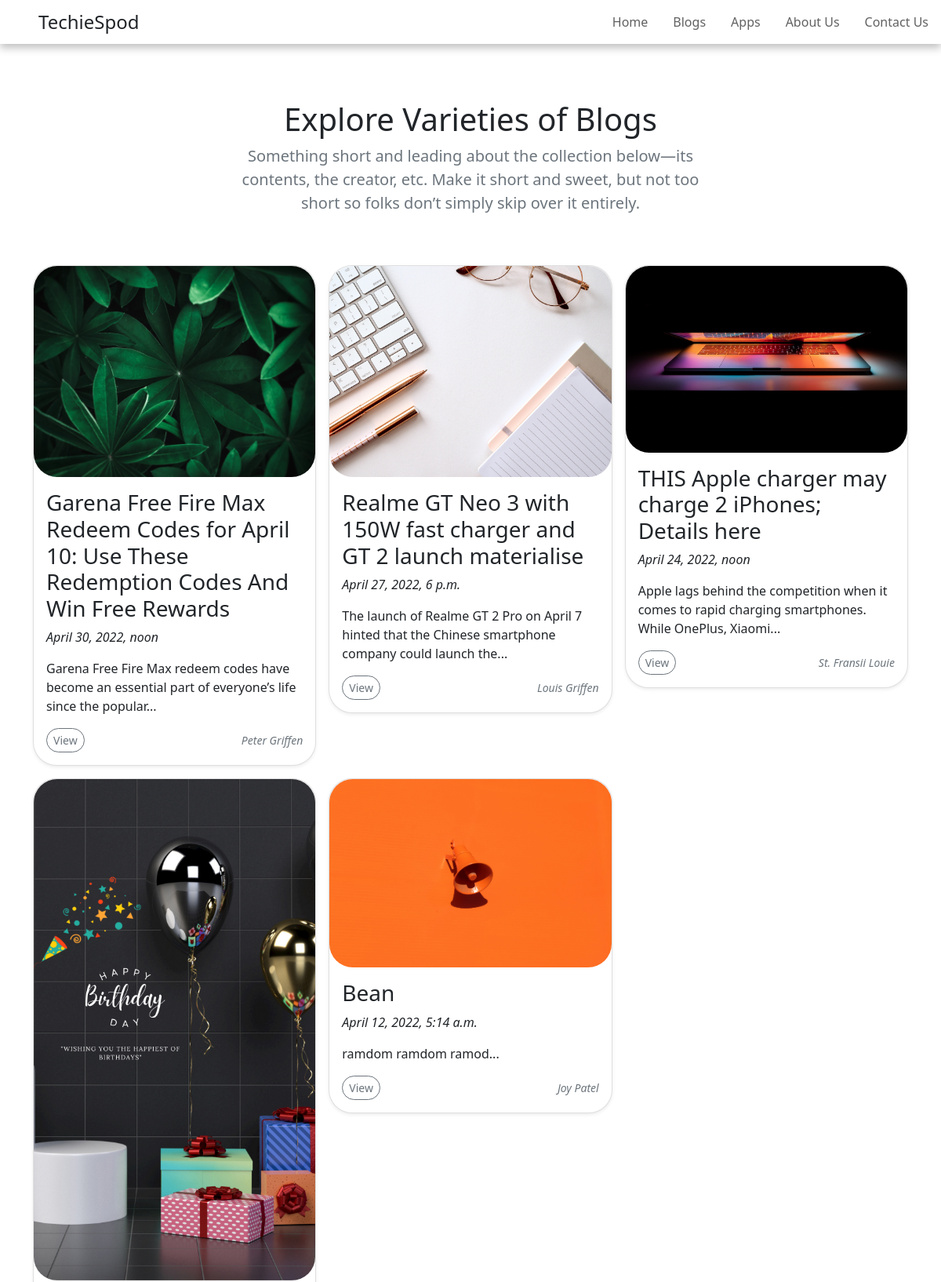
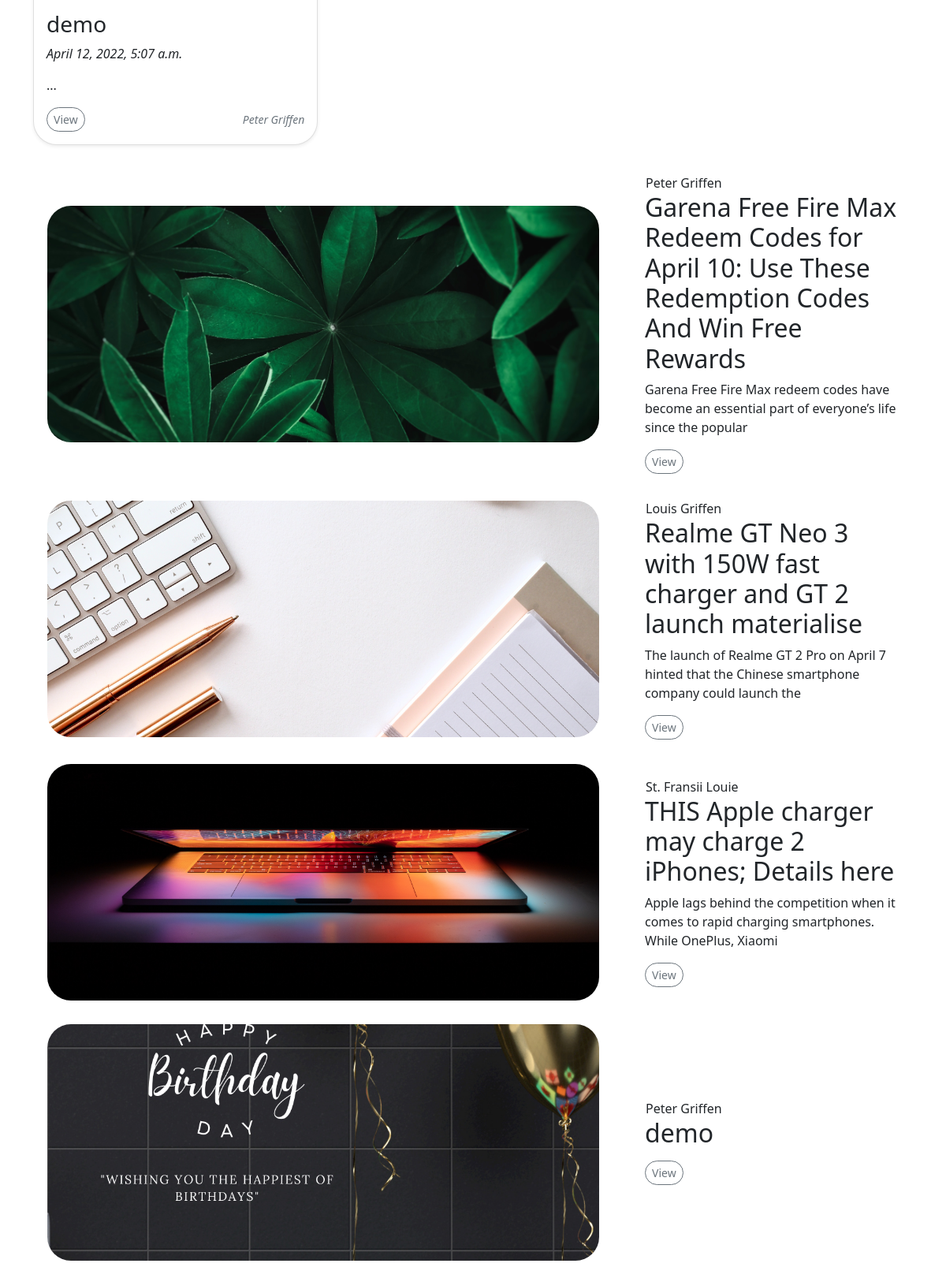
The app's page /events (upper part) with its own data (2 pictures, top to bottom).
### events/models.py (models this page shows)
class Event(models.Model):
    name = models.CharField('Event Name', max_length=120)
    event_data = models.DateTimeField('Event Date', auto_now_add=True)
    image = models.ImageField(upload_to='images', blank=True, null=True)
    imgsrc = models.CharField('Image Source', max_length=120, blank=True, null=True)
    venue = models.ForeignKey(Venue, blank=True, null=True, on_delete=models.CASCADE)
    manager = models.CharField('Event Manager', max_length=120)
    description = RichTextField(blank=True, null=True)
    small_des = models.TextField(blank=True)
    attendees = models.ManyToManyField(MyClubUser, blank=True)
    def __str__(self):
        return self.name

### events/views.py (the view)
# urls.py: path('events', views.all_events, name='list-events'),
def all_events(request):
    name = 'MyClub'
    events_list = Event.objects.all()
    return render(request, 'events/events_list.html',{
        'name' : name,
        'events_list' : events_list,
    })

### events/templates/events/events_list.html (shortened to what this page needs)
{% extends 'events/base.html' %}
{% block content %}
<html lang="en" xmlns="http://www.w3.org/1999/html">
<head>
</head>
<body>
<center>
<div class="row py-lg-5">
      <div class="col-lg-6 col-md-8 mx-auto">
        <h1 class="fw-light">Explore Varieties of Blogs</h1>
        <p class="lead text-muted">Something short and leading about the collection below—its contents, the creator, etc. Make it short and sweet, but not too short so folks don’t simply skip over it entirely.</p>
      </div>
    </div>
</center>
<div class="container">
         <div  class="row row-cols-1 row-cols-sm-2 row-cols-md-3 g-3"    style="padding-bottom : 20px;">
{% for event in events_list %}
        <div class="col">
          <div class="card shadow-sm" style=" border-radius:30px;">
              {% if event.image %}
             <img style=" border-radius:30px;" src="{{event.image.url}}"
             />
{% endif %}
            <div class="card-body">
                <h3>{{event}}</h3>
                <p><i>{{event.event_data}}</i></p>
              <p class="card-text">{{event.small_des|slice:":100"}}...</p>
              <div class="d-flex justify-content-between align-items-center">
                  <a class="stretched-link" href=" {% url 'show-event' event.id %} "><button type="button" style=" border-radius:30px;" class="btn btn-sm btn-outline-secondary">View</button>
                  </a>
                <small class="text-muted"><i>{{event.manager}}</i></small>
              </div>
            </div>
          </div>
        </div>
             {% endfor %}
</div>
<div class="card card-flush " style="border:0px;">
  <div class="row align-items-md-center">
      {% for event in events_list %}
    <div class="col-md-8" style="padding:15px;">
        <center>
     {% if event.image %}
             <img class="card-img" style=" border-radius:30px;object-fit: cover;width: 700px;
  height: 300px;" src="{{event.image.url}}"
             />
{% endif %}
            </center>
    </div>
    <div class="col-md-4" >
      <div class="card-body" style="">
        <span class="card-subtitle">{{ event.manager }}</span>
        <h2 class="card-title">{{ event }}</h2>
        <p class="card-text">{{ event.small_des|slice:":100" }}</p>
         <a href=" {% url 'show-event' event.id %} "><button type="button" style=" border-radius:30px;" class="btn btn-sm btn-outline-secondary">View</button>
                  </a>
      </div>
    </div>
      {% endfor %}
  </div>
</div>
</div>
</body>
</html>
{% endblock %}

### events/templates/events/navbar.html (style rules this page uses)
span { padding:1px; border-radius: 9px; }

### records on screen
Event: image (picture), name "Garena Free Fire Max Redeem Codes for April 10: Use These Redemption Codes And Win Free Rewards", event_data "April 30, 2022, noon", small_des "Garena Free Fire Max redeem codes have become an essential part of everyone’s life since the popular", manager "Peter Griffen"
Event: image (picture), name "Realme GT Neo 3 with 150W fast charger and GT 2 launch materialise", event_data "April 27, 2022, 6 p.m.", small_des "The launch of Realme GT 2 Pro on April 7 hinted that the Chinese smartphone company could launch the", manager "Louis Griffen"
Event: image (picture), name "THIS Apple charger may charge 2 iPhones; Details here", event_data "April 24, 2022, noon", small_des "Apple lags behind the competition when it comes to rapid charging smartphones. While OnePlus, Xiaomi", manager "St. Fransii Louie"
Event: image (picture), name "demo", event_data "April 12, 2022, 5:07 a.m.", manager "Peter Griffen"
Event: image (picture), name "Bean", event_data "April 12, 2022, 5:14 a.m.", small_des "ramdom ramdom ramod", manager "Joy Patel"
